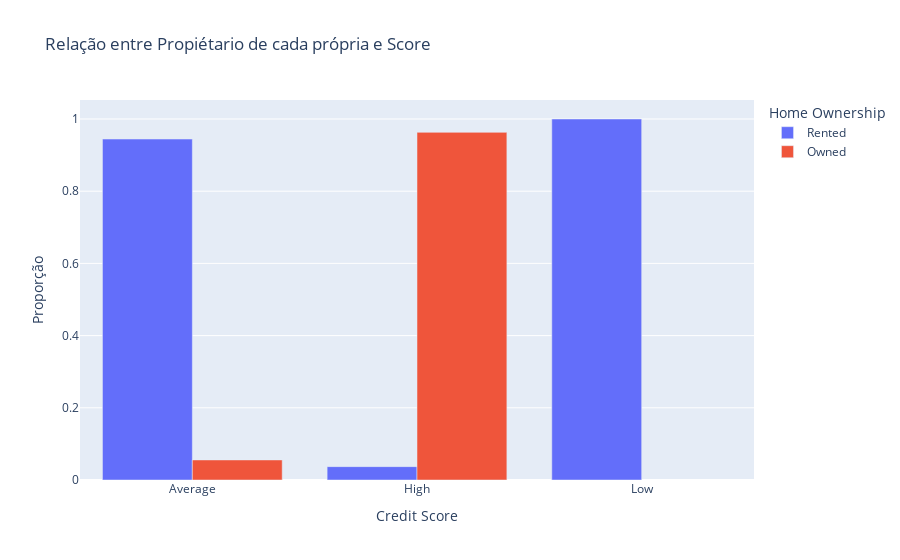

The notebook cell this image was saved under:
### Markdown cell above
**Análise** - Aqui percebemos que salarios mais altos possui o um crédito maior.

### Code cell
# Relação entre proprietários da sua residencia e score
score_casa = (
    df_sem_outliers
    .groupby('Credit Score')['Home Ownership']
    .value_counts(normalize=True)
    .rename('Proporção')
    .reset_index()
)

fig = px.bar(
    score_casa,
    x='Credit Score',
    y='Proporção',
    title='Relação entre Propiétario de cada própria e Score',
    color='Home Ownership',
    barmode='group'

)

fig.show()

### Figure 1 — Plotly figure (JSON) as saved in the notebook; plotly's stock layout.template omitted (floating-point values rounded to 4 significant figures)
{"data": [{"alignmentgroup": "True", "hovertemplate": "Home Ownership=Rented<br>Credit Score=%{x}<br>Proporção=%{y}<extra></extra>", "legendgroup": "Rented", "marker": {"color": "#636efa", "pattern": {"shape": ""}}, "name": "Rented", "offsetgroup": "Rented", "orientation": "v", "showlegend": true, "textposition": "auto", "type": "bar", "x": ["Average", "High", "Low"], "xaxis": "x", "y": [0.9444, 0.03704, 1.0], "yaxis": "y"}, {"alignmentgroup": "True", "hovertemplate": "Home Ownership=Owned<br>Credit Score=%{x}<br>Proporção=%{y}<extra></extra>", "legendgroup": "Owned", "marker": {"color": "#EF553B", "pattern": {"shape": ""}}, "name": "Owned", "offsetgroup": "Owned", "orientation": "v", "showlegend": true, "textposition": "auto", "type": "bar", "x": ["Average", "High"], "xaxis": "x", "y": [0.05556, 0.963], "yaxis": "y"}], "layout": {"barmode": "group", "legend": {"title": {"text": "Home Ownership"}, "tracegroupgap": 0}, "title": {"text": "Relação entre Propiétario de cada própria e Score"}, "xaxis": {"anchor": "y", "domain": [0, 1], "title": {"text": "Credit Score"}}, "yaxis": {"anchor": "x", "domain": [0, 1], "title": {"text": "Proporção"}}}}
